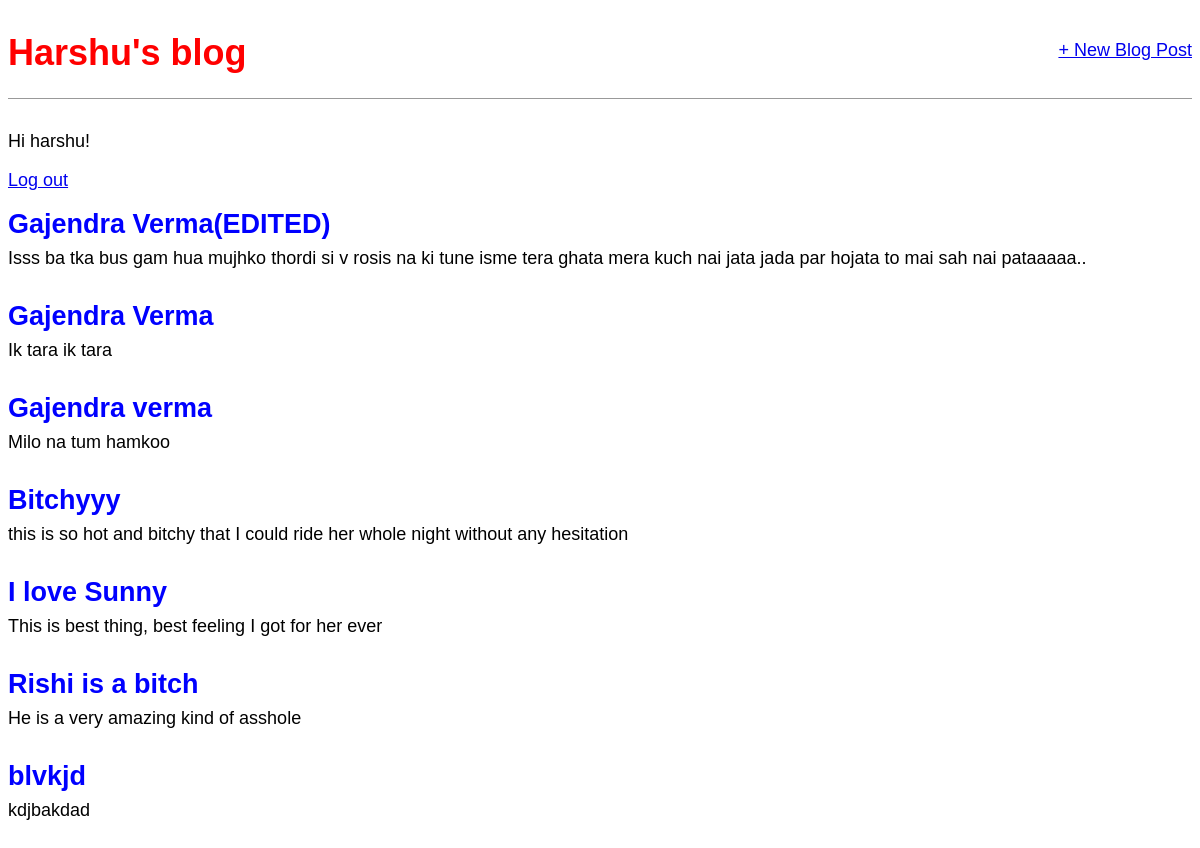
The app's page / (signed in) with its own data.
### blog/models.py (models this page shows, shortened)
class Post(models.Model):
    title = models.CharField(max_length = 100)
    author = models.ForeignKey('auth.User',on_delete=models.CASCADE)
    body = models.TextField()

### blog/views.py (the view)
# urls.py: path('',BlogListView.as_view(),name = 'home')
class BlogListView(ListView):
    model = Post
    template_name = 'home.html'

### templates/home.html
{% extends 'base.html' %}
{% block content %}
   {% for post in object_list%}
   <div class="post-entry">
        <h2><a href = "{% url 'post_detail' post.pk %}">{{ post.title }}</a></h2>
        <p> {{ post.body }} </p>
   </div>
   {% endfor %}
{% endblock content %}

### templates/base.html (shortened to what this page needs)
{% load static %}
<html>
<head>
<link href="{% static 'css/base.css' %}" rel="stylesheet">
</head>
<body>
<header>
<div class="nav-left">
<h1><a href="{% url 'home' %}">Harshu's blog</a></h1>
</div>
<div class="nav-right">
<a href="{% url 'post_new' %}">+ New Blog Post</a> </div>
</header>
{% if user.is_authenticated %}
    <p>Hi {{ user.username }}! </p>
    <p><a href="{% url 'logout' %}">Log out</a></p>
{% else %}
    <p>You are not Logged In! </p>
    <a href="{% url 'login' %}">Log In</a>
{% endif %}
<div>
   {% block content  %}
   {% endblock content  %}
</div>
</body>

### static/css/base.css (style rules this page uses)
body { font-family: 'Source Sans Pro', sans-serif; font-size: 18px; }
header { border-bottom: 1px solid #999; margin-bottom: 2rem; display: flex; }
header h1 a { color: red; text-decoration: none; }
.nav-left { margin-right: auto; }
.nav-right { display: flex; padding-top: 2rem; }
.post-entry { margin-bottom: 2rem; }
.post-entry h2 { margin: 0.5rem 0; }
.post-entry h2 a, .post-entry h2 a:visited { color: blue; text-decoration: none; }
.post-entry p { margin: 0; font-weight: 400; }

### records on screen
Post: title "Gajendra Verma(EDITED)", body "Isss ba tka bus gam hua mujhko thordi si v rosis na ki tune isme tera ghata mera kuch nai jata jada par hojata to mai sah nai pataaaaa.."
Post: title "Gajendra Verma", body "Ik tara ik tara"
Post: title "Gajendra verma", body "Milo na tum hamkoo"
Post: title "Bitchyyy", body "this is so hot and bitchy that I could ride her whole night without any hesitation"
Post: title "I love Sunny", body "This is best thing, best feeling I got for her ever"
Post: title "Rishi is a bitch", body "He is a very amazing kind of asshole"
Post: title "blvkjd", body "kdjbakdad"

### other values on screen
{{ user.username }} "harshu"
